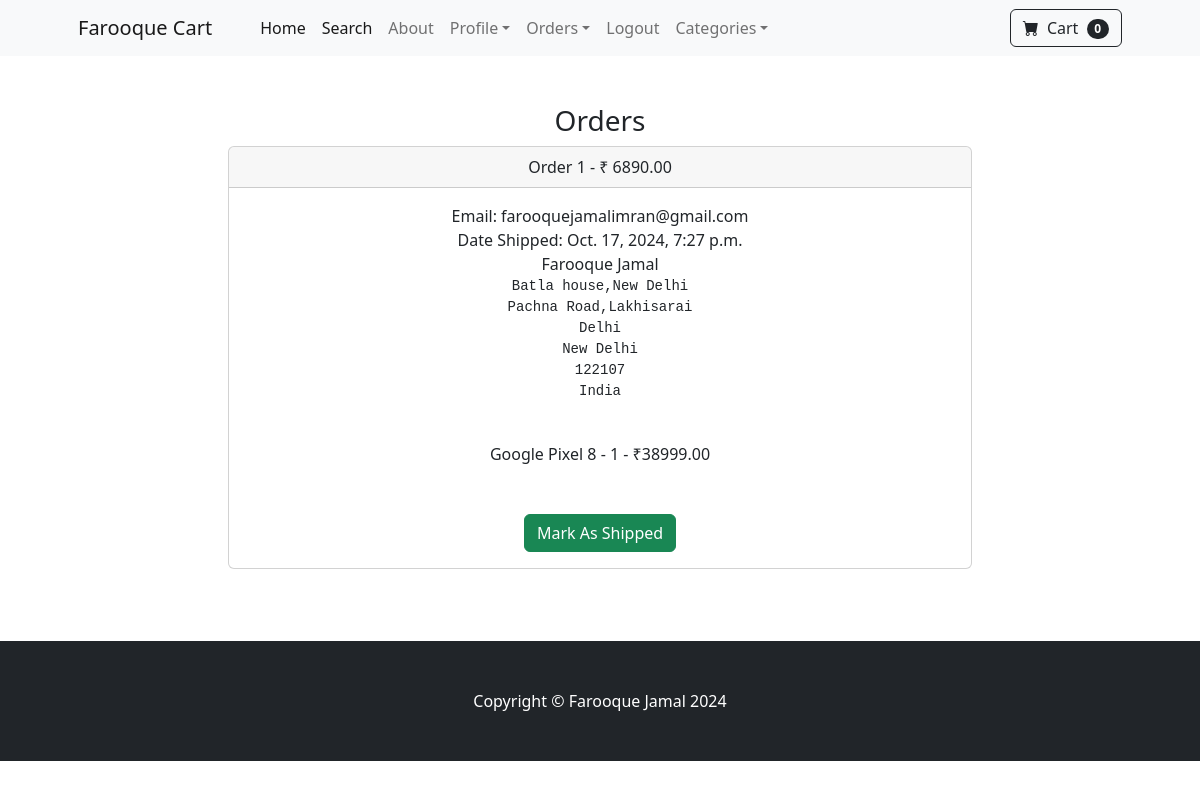
/payment/orders/1 (signed in), run on the app's committed database.
### payment/models.py (models this page shows, shortened)
class Order(models.Model):
    user = models.ForeignKey(User,on_delete=models.CASCADE,null=True,blank=True)
    full_name = models.CharField(max_length=250)
    email = models.EmailField(max_length=250)
    shipping_address = models.TextField(max_length=1500)
    amount_paid = models.DecimalField(max_digits=10,decimal_places=2)
    date_ordered = models.DateTimeField(auto_now_add=True)
    shipped = models.BooleanField(default=False)
    date_shipped = models.DateTimeField(blank=True,null=True)

class OrderItem(models.Model):
    order = models.ForeignKey(Order,on_delete=models.CASCADE,null=True)
    product = models.ForeignKey(Product,on_delete=models.CASCADE,null=True)
    user = models.ForeignKey(User,on_delete=models.CASCADE,null=True,blank=True)
    quantity = models.PositiveBigIntegerField(default=1)
    price = models.DecimalField(max_digits=10,decimal_places=2)

### store/models.py (models this page shows)
class Product(models.Model):
    name = models.CharField(max_length=100)
    price = models.DecimalField(default=0,decimal_places=2,max_digits=7)
    category = models.ForeignKey(Category,on_delete=models.CASCADE, default=1)
    description = models.CharField(max_length=250,blank=True,null=True,default='')
    image = models.ImageField(upload_to='uploads/product/')
    is_sale = models.BooleanField(default=False)
    sale_price = models.DecimalField(default=0,decimal_places=2,max_digits=7)
    def __str__(self):
        return self.name

### payment/views.py (the view, shortened to what this page needs)
# urls.py: path('orders/<int:pk>',views.orders,name="orders"),
def orders(request,pk):
    if request.user.is_authenticated and request.user.is_superuser:
        order = Order.objects.get(id=pk)
        items = OrderItem.objects.filter(order=pk)
        return render(request,'payment/orders.html',{"order":order,"items":items})
    else:
        messages.success(request,"Access Denied!")
        return redirect('home')

### cart/cart.py (called while the page is built)
    def __len__(self):
        return len(self.cart)

### cart/context_processors.py (called while the page is built)
def cart(request):
    return {'cart':Cart(request)}

### payment/templates/payment/orders.html (shortened to what this page needs)
{% extends "base.html" %} {% block content %}
<div class="container">
  <div class="row">
    <center>
      <div class="col-8">
        <br><br>
        <h3>Orders</h3>
        <div class="card">
            <div class="card-header">
                Order {{order.id}} - ₹ {{order.amount_paid}}
            </div>
            <div class="card-body">
                Email: {{ order.email }}<br>
                {% if order.date_shipped %}
                Date Shipped: {{order.date_shipped}}
                {% else %}
                Date Ordered:{{order.date_ordered}}
                {% endif %}
                <br>{{ order.full_name }}<br>
                <pre>{{ order.shipping_address }}</pre><br>
                {% for item in items %}
                    {{item.product}} - {{item.quantity}} - ₹{{item.price}}<br>
                {% endfor %}
                <br><br>
                {% if not order.shipped %}
                <form method="POST">
                    <button type="submit" class="btn btn-success">Mark As Shipped</button>
                    </form>
                {% else %}
                <form method="POST">
                    {% csrf_token %}
                    <input type="hidden" name="shipping_status" value="false">
                    <button type="submit" class="btn btn-danger">Mark As Not Shipped</button>
                    </form>
                {% endif %}
            </div>
        </div>
        <br>
        <br><br>
      </div>
    </center>
  </div>
</div>
{% endblock %}

### data on the page
Order: id "1", amount_paid "6890.00", email "farooquejamalimran@gmail.com", date_shipped "Oct. 17, 2024, 7:27 p.m.", full_name "Farooque Jamal", shipping_address "Batla house,New Delhi Pachna Road,Lakhisarai Delhi New Delhi 122107 India"
OrderItem: product "Google Pixel 8", quantity "1", price "38999.00"

### other printed values
{{ cart|length }} "0"
